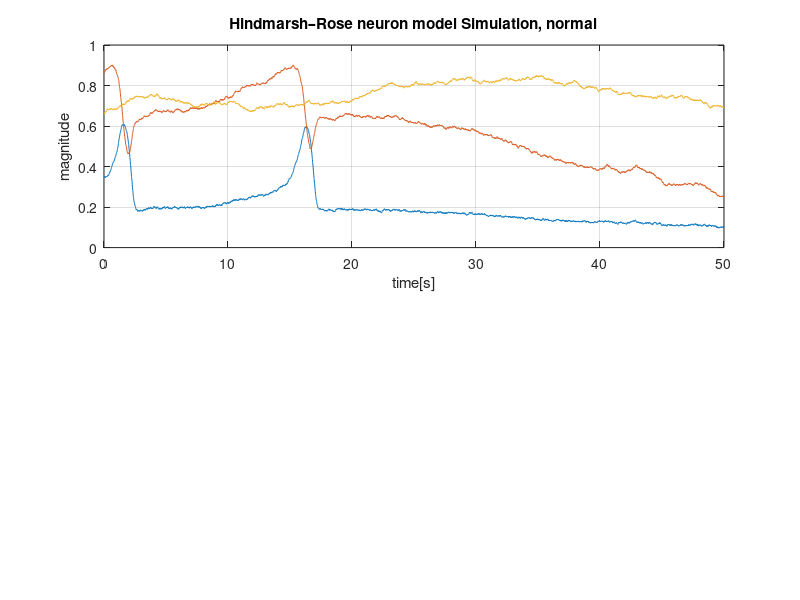

MATLAB code for this plot:
function [tt,xx,yy,zz]=hr_model_normal_1(varargin)
% Parameters:
% tf: total simulation time
% noise: noise level, in % over the signal (see below)

% This functions calculates the Hindmarsh-Rose model
% The variables are re-scaled to be inside the [0,1] range
% The constants are re-scaled to be inside the [0,1] range
% The equations are re-arranged to use the half-addition of Stochastic L.
Nb=30;
lb=2^Nb;

% Let's define a noise to be included in the dx,dy,dz after each
% calculation. This value defines the peak amplitude of the noise as 
noise_d= 0.005;

% Noise mode set multiplicative or additive:
% in the following formula: dx=dx*( (1-noise_d/2) + rand()*noise_d)
% noise_mode=0
% in the following formula: dx=dx + (0.5-noise_d)*rand())
noise_mode=1;

%https://www.mathworks.com/help/matlab/matlab_prog/support-variable-number-of-inputs.html
     if(nargin>0)
        tf=varargin{1};
        if(nargin>1)
            noise_d=varargin{2};
        end
     else
         tf=50;
     end





%    Original equations
% dx = y + phi(x) - z + I
% dy = psi(x) - y
% dz = r * ( s* (x - xr) - z)
% phi(x) = -ax^3 + bx^2
% psi(x) = c - d*x^2
% usual parameters:
% a = 1;
% b = 3;
% c = 1;
% d = 5;
% r = 1e-3;
% s = 4;
% xr = -8/5;
% I = -10:10;

% Original values of the constants:
a = 1;
b = 3;
c = 1;
d = 5;
r = 1e-3;
s = 4;
xr = -8/5;


% Scaling parameters: (X=(x-xa)/xm), where:
% X (uppercase) is the normalized variable and,
% x (lowercase) is the original variable.
xm=6;
ym=14;
zm=0.6;
xa=-2;
ya=-12;
za=2.6;

% These are the initial conditions (at zero time, and so the underscript):
% They will be normalized later on...
xZ=0.1;
yZ=0.1;
zZ=3.0;

% Integration parameters:
%tf=100;    % Final time, in seconds
dt=0.01;    % time interval

% The value of the forcing variable (current):
I=3.0;

% Calculation of the variables for the pre-final form of the equations,
% where the variables are normalized in [0,1].
x0 = 8*(ya/xm-a*xm^2*(xa/xm).^3 + b*xm*(xa/xm).^2-za/xm);
x1= 8*ym/xm;
x2 = 4*a*xm^2;
x3 = 8*(b*xm - 3*a*xa*xm);
x4 = 8*(2*b*xa - 3*a*xa^2);
x5 = 8*zm/xm;
x6 = 8/xm;

y0 = 4*(c/ym -ya/ym - d*(xm^2/ym)*(xa^2/xm^2));
y1 = 4*d*(xm^2/ym);
y2 = 8*d*xm/ym*xa;
y3 = 4;

z1 = 4*r*s*xm/zm;
z0 = 2*(r*s*(xa-xr)/zm - r*za/zm);
z2 = 4*r;

% Now, re-normalize even the constants into the [0,1] interval
% Obviously, we'll need to tweak the time to do that...

Bx = max([x0 x1 x2 x3 x4 x5 x6]);
By = max([y0 y1 y2 y3]);
Bz = max([z0 z1 z2]);

% Just a margin factor of 20%....
B= 1.2*max([Bx By Bz]);

% and we normalize the variables:
x0=x0/B;
x1=x1/B;
x2=x2/B;
x3=x3/B;
x4=-x4/B;
x5=x5/B;
x6=x6/B;
y0=-y0/B;
y1=y1/B;
y2=-y2/B;
y3=y3/B;
z0=-z0/B;
z1=z1/B;
z2=z2/B;


% Now, we absorve the B constant into the time scale:
dt = B*dt;
tf=tf*B;

% We create vectors to store the results:
ll = ceil(tf/dt);
xx=zeros(1,ll);
yy=xx;
zz=xx;

% These are the initial conditions, scaled:
X0 = [(xZ-xa)/xm,(yZ-ya)/ym,(zZ-za)/zm];

xx(1)=X0(1);
x=xx(1);
yy(1)=X0(2);
y=yy(1);
zz(1)=X0(3);
z=zz(1);


for i=2:ll
    
   
    F=hindmarsh_rose([x,y,z],x6*I);
    
%    F=F.*( (1-noise_d/2) + rand(3,1)*noise_d);
    
    if(noise_mode<1)
        x = x*( (1-noise_d/2) + rand()*noise_d) + dt*F(1);
        y = y*( (1-noise_d/2) + rand()*noise_d) + dt*F(2);
        z = z*( (1-noise_d/2) + rand()*noise_d) + dt*F(3);
    else
        x = x + noise_d*(0.5-rand()) + dt*F(1);
        y = y + noise_d*(0.5-rand()) + dt*F(2);
        z = z + noise_d*(0.5-rand()) + dt*F(3);
    end
    
    xx(i)=x;
    yy(i)=y;
    zz(i)=z;
% Just to see the evolution:
%100*i/ll
    
end

figure(1)
subplot(2,1,1)
tt=dt*(0:(ll-1))/B;
plot(tt,xx);
hold on
xlabel('time[s]');
ylabel('magnitude');
title('Hindmarsh–Rose neuron model Simulation, normal')
grid on;
plot(tt,yy)
plot(tt,zz)


% % This is the usual MATLAB integration
% u = 3
%
% tspan= [0 2000];
% [t,x] = ode45(@(t,x) hindmarsh_rose(x,u), tspan, x0);
%
%
% figure(2)
% plot(t,x);
% %plot(t,x(:,1));
% xlabel('time[s]');
% ylabel('magnitude');
% title('Hindmarsh–Rose neuron model Stimulation')
% grid on;



    function F=hindmarsh_rose(x,u)
        
        X=get_sn(x(1));
        Xx=get_sn(x(1));
        Xxx=get_sn(x(1));
        Xx2=get_sn(x(1));
        X2=mult(get_sn(x(1)),get_sn(x(1)));
        X22=mult(get_sn(x(1)),get_sn(x(1)));
        X3=mult(get_sn(x(1)),mult(get_sn(x(1)),get_sn(x(1))));
        
        Y=get_sn(x(2));
        Y1=get_sn(x(2));
        Z=get_sn(x(3));
        Z1=get_sn(x(3));
        
        % Original set of equations with the variables scaled to a maximum 
        % value of 1 and re-ordered to keep up with the semi-additions. 
        % Notice that in order to use them, we have re-scaled also B. 
        % See the beginning ofthe function for the values.
                
%         f11 = suma(suma(x0, mult(x1,Y)), neg(mult(x2,X.^3)));
%         f12 = suma(suma(mult(x3,X.^2), -mult(x4,X)), suma(neg(mult(x5,Z)), mult(x6,u)));
%         f1 = suma(f11,f12);
%         f2 = suma(neg(suma(y0, y1*X.^2)), suma(y2*X, neg(y3*Y)));
%         f3 = suma(neg(z0), suma(z1*X, neg(z2*Z)));

        f11 = suma(suma(get_sn(x0), mult(get_sn(x1),Y)), neg(mult(get_sn(x2),X3)));
        f12 = suma(mult(get_sn(x3),X2), neg(mult(get_sn(x4),Xx)));
        f13 = suma(neg(mult(get_sn(x5),Z)), get_sn(u) );
        f14 = suma(f12,f13);
        f1 = suma(f11,f14);
        f21 = neg(suma(get_sn(y0), mult(get_sn(y1),X22)));
        f22 = suma(mult(get_sn(y2),Xxx), neg(mult(get_sn(y3),Y1)));
        f2 = suma(f21,f22);
        f3 = suma(neg(get_sn(z0)), suma(mult(get_sn(z1),Xx2), neg(mult(get_sn(z2),Z))));
        
        f1=get_n(f1);
        f2=get_n(f2);
        f3=get_n(f3);

        F=[f1;f2;f3];
        
    end
    function s=neg(x)
        s=-x;
    end
    function s=suma(x,y)
        % Just in case x or y are scalars...
%         s=y.*ones(1,lb);
%         sx=x.*ones(1,lb);
%         ii=rand(1,lb);
%         s(ii>0.5)=sx(ii>0.5);
%        s=(x.*du + y.*(1-du));
        s=0.5*(x+y);
    end
    function s=mult(x,y)
         s=x.*y;
%         s=2*mean(s0)-1;
%       s=x.*y;
    end
    function s=n2sn(x)
        s=x;
    end
    function s=get_n(x)
        s=ceil(mean(x)*(2^(Nb-1)))/2^(Nb-1);
    end
    function s=get_sn(x)
%         s=zeros(1,lb);
%         du=rand(1,lb);
%         s(du<=0.5+0.5*x)=1;
        s=x;
    end
end